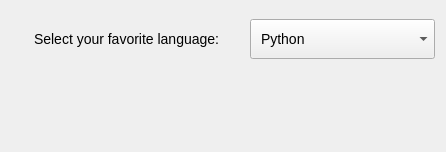
<?xml version="1.0" encoding="UTF-8"?>
<ui version="4.0">
 <class>Form</class>
 <widget class="QWidget" name="Form">
  <property name="geometry">
   <rect>
    <x>0</x>
    <y>0</y>
    <width>446</width>
    <height>152</height>
   </rect>
  </property>
  <property name="windowTitle">
   <string>ComboBox</string>
  </property>
  <property name="styleSheet">
   <string notr="true">padding: 20px;</string>
  </property>
  <layout class="QVBoxLayout" name="verticalLayout">
   <item>
    <layout class="QHBoxLayout" name="horizontalLayout">
     <item>
      <widget class="QLabel" name="label">
       <property name="styleSheet">
        <string notr="true">font-size: 14px;</string>
       </property>
       <property name="text">
        <string>Select your favorite language:</string>
       </property>
      </widget>
     </item>
     <item>
      <widget class="QComboBox" name="language">
       <property name="styleSheet">
        <string notr="true">padding: 10px;
font-size: 14px;</string>
       </property>
       <item>
        <property name="text">
         <string>Python</string>
        </property>
       </item>
       <item>
        <property name="text">
         <string>C++</string>
        </property>
       </item>
       <item>
        <property name="text">
         <string>Javascript</string>
        </property>
       </item>
       <item>
        <property name="text">
         <string>C#</string>
        </property>
       </item>
       <item>
        <property name="text">
         <string>Java</string>
        </property>
       </item>
       <item>
        <property name="text">
         <string>C</string>
        </property>
       </item>
       <item>
        <property name="text">
         <string>Dart</string>
        </property>
       </item>
      </widget>
     </item>
    </layout>
   </item>
   <item>
    <spacer name="verticalSpacer">
     <property name="orientation">
      <enum>Qt::Orientation::Vertical</enum>
     </property>
     <property name="sizeHint" stdset="0">
      <size>
       <width>20</width>
       <height>19</height>
      </size>
     </property>
    </spacer>
   </item>
   <item>
    <widget class="QLabel" name="results">
     <property name="styleSheet">
      <string notr="true">font-size: 14px;
font-weight: bold;
padding: 10px;</string>
     </property>
     <property name="text">
      <string/>
     </property>
    </widget>
   </item>
  </layout>
 </widget>
 <resources/>
 <connections/>
</ui>
